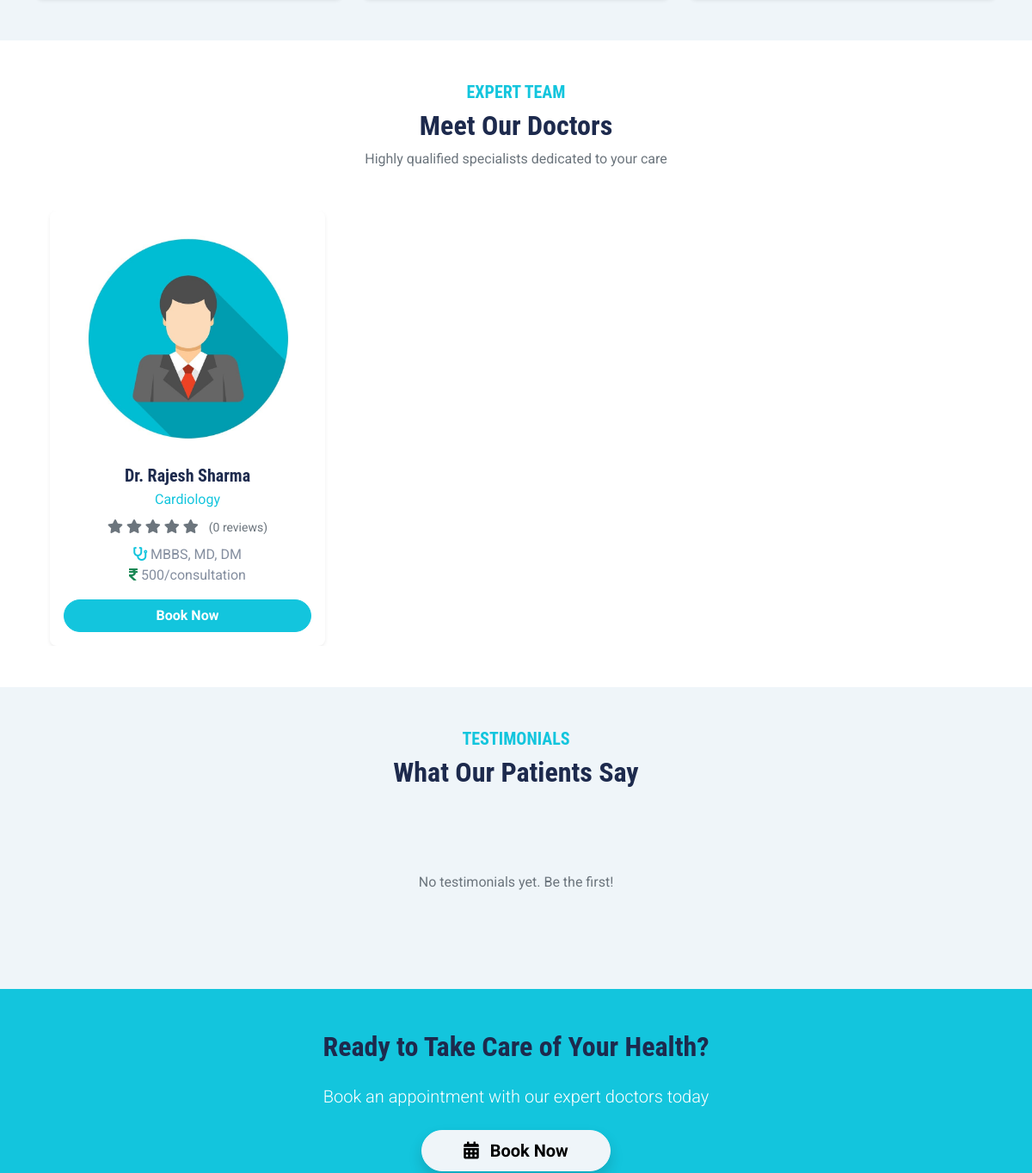
The app's page / (middle part), older data.
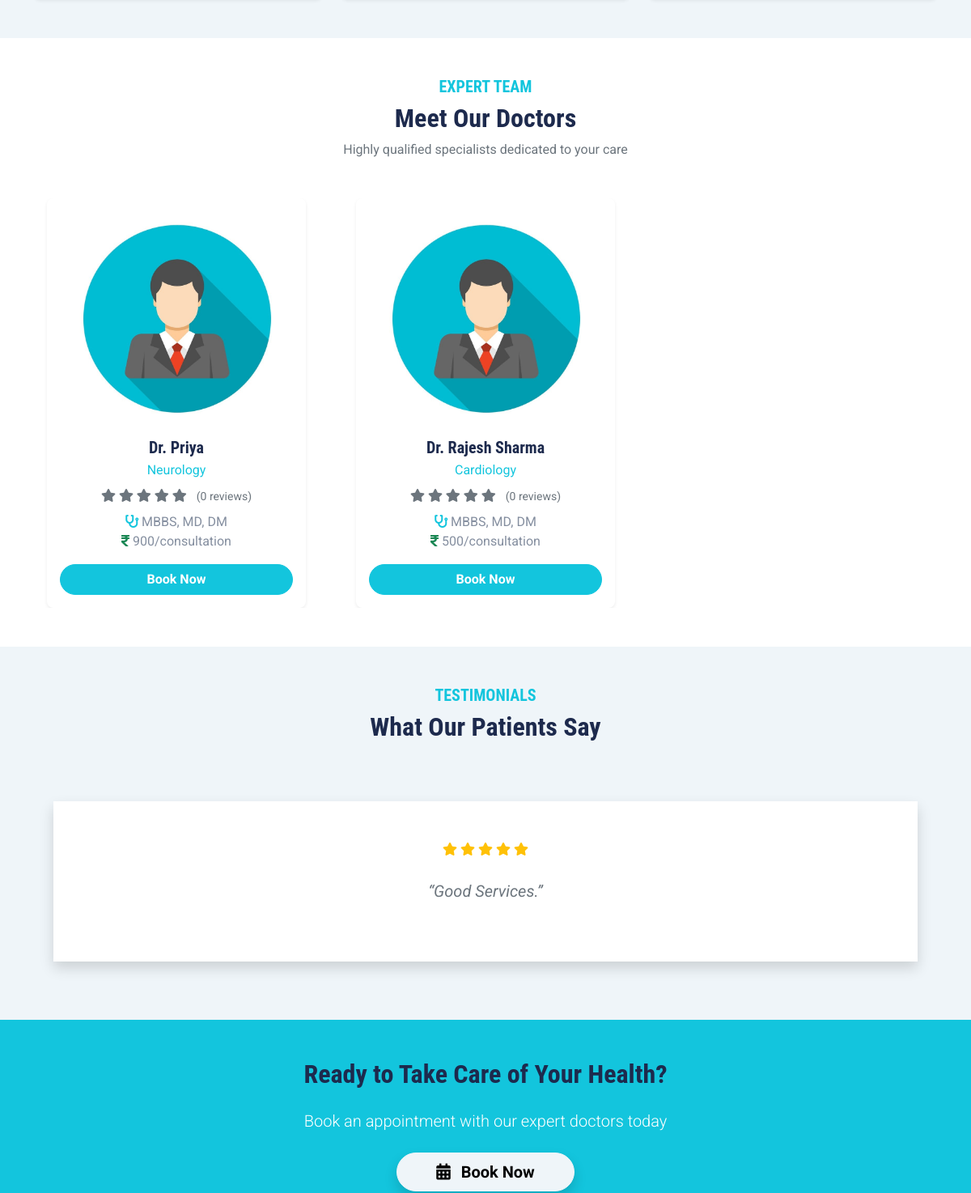
The same page, newer data.
### healthcare/models.py (models this page shows, shortened)
class Doctor(models.Model):
    user = models.OneToOneField(CustomUser, on_delete=models.CASCADE, related_name='doctor_profile')
    speciality = models.ForeignKey(Speciality, on_delete=models.SET_NULL, null=True, related_name='doctors')
    degree = models.CharField(max_length=100)
    experience_years = models.PositiveIntegerField(default=0)
    fees = models.PositiveIntegerField(validators=[MinValueValidator(100)])
    consultation_time = models.PositiveSmallIntegerField(default=30, help_text="Minutes per patient")
    is_verified = models.BooleanField(default=False)
    rating = models.DecimalField(max_digits=3, decimal_places=2, default=0.00)
    total_reviews = models.PositiveIntegerField(default=0)
    created_at = models.DateTimeField(auto_now_add=True)
    class Meta:
        ordering = ['user__first_name']

class CustomUser(AbstractUser):
    ROLE_CHOICES = (
        ('patient', 'Patient'),
        ('doctor', 'Doctor'),
        ('admin', 'Admin'),
    )
    username = None
    email = models.EmailField(unique=True, db_index=True)
    role = models.CharField(max_length=20, choices=ROLE_CHOICES, default='patient')
    first_name = models.CharField(max_length=50)
    last_name = models.CharField(max_length=50, blank=True)
    mobile_number = models.CharField(max_length=15, blank=True, null=True)
    gender = models.CharField(max_length=10, choices=[('male','Male'),('female','Female'),('other','Other')], blank=True)
    dob = models.DateField("Date of Birth", null=True, blank=True)
    address = models.TextField(blank=True)
    image = models.ImageField(upload_to='users/', blank=True, null=True)
    is_email_verified = models.BooleanField(default=False)
    created_at = models.DateTimeField(auto_now_add=True)
    objects = UserManager()
    USERNAME_FIELD = 'email'
    REQUIRED_FIELDS = []
    def get_full_name(self):
        return f"{self.first_name} {self.last_name}".strip() or self.email

class Speciality(models.Model):
    name = models.CharField(max_length=100, unique=True)
    description = models.TextField(blank=True)
    created_at = models.DateTimeField(auto_now_add=True)

class Feedback(models.Model):
    user = models.ForeignKey(CustomUser, on_delete=models.SET_NULL, null=True, blank=True)
    rating = models.PositiveSmallIntegerField(choices=[(i,i) for i in range(1,6)])
    message = models.TextField()
    created_at = models.DateTimeField(auto_now_add=True)

### healthcare/views/index.py (the view)
# urls.py: 2. Add a URL to urlpatterns:  path('', views.home, name='home')
def home(request):
    services = [
        {
            'title': 'Emergency Care',
            'description': '24/7 emergency services with rapid response team and advanced life support.',
            'icon': 'fa-ambulance'
        },
        {
            'title': 'Cardiology',
            'description': 'Complete heart care with modern cath labs, ECG, and expert cardiologists.',
            'icon': 'fa-heartbeat'
        },
        {
            'title': 'Neurology',
            'description': 'Advanced treatment for stroke, epilepsy, Parkinsons, and brain disorders.',
            'icon': 'fa-brain'
        },
        {
            'title': 'Orthopedics',
            'description': 'Joint replacement, spine surgery, sports injury, and fracture treatment.',
            'icon': 'fa-bone'
        },
        {
            'title': 'Pediatrics',
            'description': 'Complete child care from newborn to adolescence with vaccination & growth monitoring.',
            'icon': 'fa-baby'
        },
        {
            'title': 'Dermatology & Cosmetology',
            'description': 'Skin, hair, laser treatment, anti-aging, and cosmetic procedures.',
            'icon': 'fa-spa'
        },
    ]
    doctors = Doctor.objects.filter(is_verified=True)[:10]
    feedback = Feedback.objects.all()
    context = {'services': services, 'doctors': doctors, 'feedback': feedback}
    return render(request,'pages/home.html', context)

### templates/pages/home.html (shortened to what this page needs)
{% extends "base/base.html" %}
{% load static %}
{% block extra_css %}
<link href="https://cdn.jsdelivr.net/npm/owl.carousel@2.3.4/dist/assets/owl.carousel.min.css" rel="stylesheet">
<link href="https://cdn.jsdelivr.net/npm/owl.carousel@2.3.assets/owl.theme.default.min.css" rel="stylesheet">
{% endblock %}
{% block content %}
<section class="py-5 bg-light" id="services">
</section>
<section class="py-5" id="doctors">
    <div class="container">
        <div class="text-center mb-5">
            <h5 class="text-primary text-uppercase fw-bold">Expert Team</h5>
            <h2 class="fw-bold">Meet Our Doctors</h2>
            <p class="text-muted">Highly qualified specialists dedicated to your care</p>
        </div>
        <div class="owl-carousel doctor-carousel">
            {% for doctor in doctors %}
            <div class="text-center px-3">
                <div class="card doctor-card border-0 shadow-sm overflow-hidden">
                    {% if doctor.user.image %}
                        <img src="{{ doctor.user.image.url }}" class="doctor-img" alt="Dr. {{ doctor.user.get_full_name }}">
                    {% else %}
                        <img src="{% static 'img/login_logo.jpeg' %}" class="doctor-img" alt="Doctor">
                    {% endif %}
                    <div class="card-body">
                        <h5 class="fw-bold mb-1">Dr. {{ doctor.user.get_full_name }}</h5>
                        <p class="text-primary mb-2">{{ doctor.speciality.name }}</p>
                        <div class="star-rating mb-2">
                            {% with rating=doctor.rating|floatformat:0 %}
                                {% for i in "12345" %}
                                    <i class="fas fa-star {% if forloop.counter <= rating %}text-warning{% else %}text-muted{% endif %}"></i>
                                {% endfor %}
                            {% endwith %}
                            <small class="ms-2 text-muted">({{ doctor.total_reviews }} reviews)</small>
                        </div>
                        <p class="mb-3">
                            <i class="fas fa-stethoscope text-primary"></i> {{ doctor.degree }}<br>
                            <i class="fas fa-rupee-sign text-success"></i> {{ doctor.fees }}/consultation
                        </p>
                        <a href="{% if user.is_authenticated %}{% url 'book_appointment' %}{% else %}{% url 'login' %}{% endif %}"
                           class="btn btn-primary rounded-pill w-100">
                            Book Now
                        </a>
                    </div>
                </div>
            </div>
            {% endfor %}
        </div>
    </div>
</section>
<section class="py-5 bg-light">
    <div class="container">
        <div class="text-center mb-5">
            <h5 class="text-primary text-uppercase fw-bold">Testimonials</h5>
            <h2 class="fw-bold">What Our Patients Say</h2>
        </div>
        <div class="owl-carousel testimonial-carousel">
            {% for fb in feedback|slice:":6" %}
            <div class="text-center p-4">
                <div class="bg-white rounded-4 shadow p-5">
                    <div class="mb-4">
                        {% for i in "12345" %}
                            <i class="fas fa-star star-rating {% if forloop.counter <= fb.rating %}text-warning{% endif %}"></i>
                        {% endfor %}
                    </div>
                    <p class="fst-italic fs-5 text-muted mb-4">“{{ fb.message }}”</p>
                </div>
            </div>
            {% empty %}
            <p class="text-center text-muted py-5">No testimonials yet. Be the first!</p>
            {% endfor %}
        </div>
    </div>
</section>
<section class="py-5 bg-primary text-white text-center">
    <div class="container">
        <h2 class="fw-bold mb-4">Ready to Take Care of Your Health?</h2>
        <p class="lead mb-4">Book an appointment with our expert doctors today</p>
        <a href="{% if user.is_authenticated %}{% url 'book_appointment' %}{% else %}{% url 'login' %}{% endif %}"
           class="btn btn-light btn-lg px-5 rounded-pill shadow">
            <i class="fas fa-calendar-alt me-2"></i> Book Now
        </a>
    </div>
</section>
{% endblock %}

### templates/base/base.html (shortened to what this page needs)
{% load static %}
<!DOCTYPE html>
<html lang="en">
<head>
    <link href="https://cdnjs.cloudflare.com/ajax/libs/font-awesome/5.15.0/css/all.min.css" rel="stylesheet">
    <link href="https://cdn.jsdelivr.net/npm/bootstrap-icons@1.10.5/font/bootstrap-icons.css" rel="stylesheet">
    <link href="{% static 'lib/owlcarousel/assets/owl.carousel.min.css' %}" rel="stylesheet">
    <link href="{% static 'lib/tempusdominus/css/tempusdominus-bootstrap-4.min.css' %}" rel="stylesheet" />
    <link href="{% static 'css/bootstrap.min.css' %}" rel="stylesheet">
    <link href="{% static 'css/style.css' %}" rel="stylesheet">
    {% block extra_css %}{% endblock %}
</head>
<body>
    <main>
        {% block content %}
        {% endblock %}
    </main>
</body>
</html>

### static/css/style.css (style rules this page uses)
:root { --primary: #13C5DD; --secondary: #354F8E; --light: #EFF5F9; --dark: #1D2A4D; }
.btn { font-weight: 700; transition: .5s; }
.btn-primary { color: #FFFFFF; }

Row changes from the older to the newer data that the page shows:
added Doctor: user.get_full_name "Priya", speciality.name "Neurology", rating 0 (drawn), total_reviews "0", degree "MBBS, MD, DM", fees "900"
added Feedback: rating 5 (drawn), message "Good Services."
Text that changed along with them:
text no longer shown: "No testimonials yet. Be the first!"
